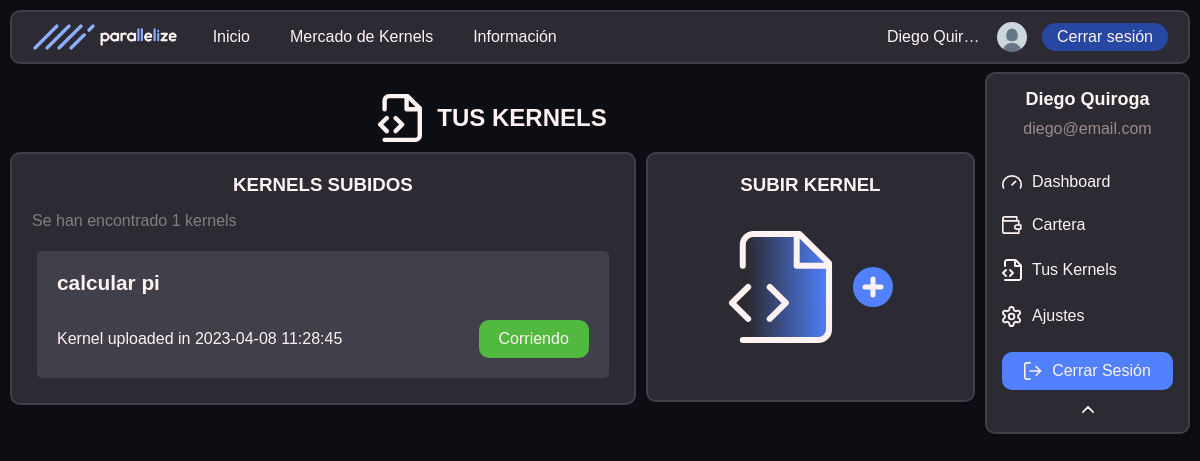
Screenshot of /your_kernels.php (signed in) with the database file from the repository.
### tables this page shows
CREATE TABLE `users` (
  `user_email` varchar(60) NOT NULL,
  `user_password` varchar(60) NOT NULL,
  `millis_crunched` int(11) NOT NULL DEFAULT 0,
  `ranking` int(11) NOT NULL DEFAULT -1,
  `tokens` double NOT NULL DEFAULT 0,
  `last_active` date NOT NULL DEFAULT current_timestamp(),
  `blocked` tinyint(1) NOT NULL DEFAULT 0,
  `user_name` varchar(20) NOT NULL,
  `is_admin` tinyint(1) NOT NULL DEFAULT 0
);

CREATE TABLE `kernels` (
  `name` varchar(30) NOT NULL,
  `is_finished` tinyint(1) NOT NULL,
  `user_email` varchar(60) NOT NULL,
  `id` int(11) NOT NULL,
  `js_code` longtext NOT NULL,
  `reward_per_line` double NOT NULL,
  `total_reward` double NOT NULL,
  `description` longtext NOT NULL,
  `upload_time` timestamp NOT NULL DEFAULT current_timestamp(),
  `iteration_count` bigint(20) NOT NULL
);

### includes/src/dao/Usuario.php (called while the page is built, shortened)
<?php
class Usuario
{
    private $user_name;
    private $user_email;
    public static function buscaUsuario($user_email)
    {
        $conn = Aplicacion::getInstance()->getConexionBd();
        $query = sprintf("SELECT * FROM users U WHERE U.user_email = '%s'", $conn->real_escape_string($user_email));
        $rs = $conn->query($query);
        if ($rs->num_rows == 0) {
            return false;
        } else {
            $fila = $rs->fetch_assoc();
            return new Usuario(
                $fila['user_name'], $fila['user_email'], $fila['user_password'],
                $fila['millis_crunched'], $fila['tokens'], $fila['last_active'], $fila['blocked'],
                $fila['is_admin']
            );
        }
    }
    public function __construct($user_name, $user_email, $user_password, $millis_crunched, $tokens, $last_active, $blocked, $is_admin)
    {
        $this->user_name = $user_name;
        $this->user_email = $user_email;
    }
    public function getName()
    {
        return $this->user_name;
    }
    public function getEmail()
    {
        return $this->user_email;
    }
    public function getKernels()
    {
        return \parallelize_namespace\Kernel::buscaKernelDeUsuario($this);
    }
    public function getPicUrl()
    {
        return RUTA_IMGS . "/default_profile_pic.png";
    }
}

### includes/src/dao/Kernel.php (called while the page is built, shortened)
<?php
class Kernel
{
    private $name;
    private $id;
    private $iteration_count;
    private $segment_cache;
    private $upload_time;
    public static function buscaKernelDeUsuario(Usuario $user)
    {
        $conn = Aplicacion::getInstance()->getConexionBd();
        $query = sprintf("SELECT * FROM kernels K WHERE K.user_email = '%s'", $conn->real_escape_string($user->getEmail()));
        $rs = $conn->query($query);
        $raw_kernels = $rs->fetch_all(MYSQLI_ASSOC);
        $ret = [];
        foreach ($raw_kernels as $rk) {
            $ret[] = new Kernel(
                $rk['name'],
                $rk['user_email'],
                $rk['id'],
                $rk['js_code'],
                $rk['description'],
                $rk['total_reward'],
                $rk['reward_per_line'],
                $rk["iteration_count"],
                $rk['upload_time']
            );
        }
        return $ret;
    }
    public function __construct($name, $user_email, $id, $js_code, $description, $total_reward, $getreward_per_line, $iteration_count, $upload_time)
    {
        $this->name = $name;
        $this->id = $id;
        $this->iteration_count = $iteration_count;
        $this->upload_time = $upload_time;
    }
    public function getname()
    {
        return $this->name;
    }
    public function is_finished()
    {
        for ($i = 0; $i < $this->iteration_count; $i++) {
            $res = $this->result_at($i);
            if ($res == "not_asigned") {
                return false;
            }
        }
        return true;
    }
    public function result_at($n)
    {
        $seg = null;
        if ($this->segment_cache && $this->segment_cache->contains($n)) {
            $seg = $this->segment_cache;
        } else {
            $seg = \parallelize_namespace\ExecutionSegment::buscaSegmentosConKernelIdQueContenganIt($this->id, $n);
            if (!isset($seg)) {
                return "not_asigned";
            }
            $this->segment_cache = $seg;
        }
        $sub_index = $n - $seg->getiteration_start();
        $res_list = explode(",", $seg->getresults());
        if (isset($res_list[$sub_index])) {
            return $res_list[$sub_index];
        }
        return "not_solved";
    }
    public function getid()
    {
        return $this->id;
    }
    public function getupload_time()
    {
        return $this->upload_time;
    }
}

### includes/src/dao/ExecutionSegment.php (called while the page is built, shortened)
<?php
class ExecutionSegment
{
    private $results;
    private $iteration_start;
    private $iteration_end;
    public static function buscaSegmentosConKernelIdQueContenganIt($id, $it)
    {
        $conn = Aplicacion::getInstance()->getConexionBd();
        $ret = null;
        $query = sprintf(
            "SELECT * FROM execution_segments K WHERE K.kernel_id = '%s' && K.iteration_start <= %d && K.iteration_end > %d",
            $conn->real_escape_string($id),
            $conn->real_escape_string($it),
            $conn->real_escape_string($it)
        );
        $rs = $conn->query($query);
        if (mysqli_num_rows($rs)) {
            $rk = $rs->fetch_assoc();
            $ret = new ExecutionSegment(
                $rk['user_email'],
                $rk['start_time'],
                $rk['kernel_id'],
                $rk['results'],
                $rk['iteration_start'],
                $rk['iteration_end'],
            );
        }
        return $ret;
    }
    public function __construct($user_email, $start_time, $kernel_id, $results, $iteration_start, $iteration_end)
    {
        $this->results = $results;
        $this->iteration_start = $iteration_start;
        $this->iteration_end = $iteration_end;
    }
    public function getresults()
    {
        return $this->results;
    }
    public function getiteration_start()
    {
        return $this->iteration_start;
    }
    public function contains($n)
    {
        return $n >= $this->iteration_start && $n < $this->iteration_end;
    }
}

### your_kernels.php (the view, shortened to what this page needs)
<!DOCTYPE html>
<html lang="es">
<head>
    <link rel="stylesheet" href="<?= RUTA_CSS ?>/global.css">
    <link rel="stylesheet" href="<?= RUTA_CSS ?>/nav_bar.css">
    <link rel="stylesheet" href="<?= RUTA_CSS ?>/user_nav_bar.css">
    <link rel="stylesheet" href="<?= RUTA_CSS ?>/your_kernels.css">
</head>
<body>
    <?php require_once("./includes/src/vistas/user_nav_bar.php") ?>
    <?php require_once("./includes/src/vistas/nav_bar.php") ?>
    <div class="main-container">
        <div id="user-panel">
            <div class="header">
                <img src="./<?= RUTA_SVG ?>/Kernels_i.svg" alt="" width="44">
                <h2>TUS KERNELS</h2>
            </div>
            <div class="sections-container">
                <div class="section">
                    <h3 class="title">KERNELS SUBIDOS</h3>
                    <div>
                        <?php
                            $user = \parallelize_namespace\Usuario::buscaUsuario($_SESSION["user_email"]);
                            $kernels = $user->getKernels();
                            $kernel_n = sizeof($kernels);
                        ?>
                        <?php if($kernel_n > 0): ?>
                            <p class="comment">Se han encontrado <?= $kernel_n ?> kernels</p>
                            <div class="kernels">
                            <?php
                            foreach ($kernels as $k) {
                                $kName = $k->getname();
                                $kRunState = $k->is_finished() ? "Terminado" : "Corriendo";
                                $kId = $k->getid();
                                $kDate = $k->getupload_time();
                            ?>
                                <div class="kernel" onclick="location.href='kernel_info.php?id=<?= $kId ?>'">
                                    <h4 class="k-title"><?= $kName?></h4>
                                    <div class="kern-info">
                                        <p class="no-margin">Kernel uploaded in <?= $kDate ?></p>
                                        <div class="button c-green"><?= $kRunState ?></div>
                                    </div>
                                </div>
                            <?php } ?>
                            </div>
                        <?php else: ?>
                            <p>Todavía no has subido kernels.</p>
                        <?php endif ?>
                    </div>
                </div>
                <div class="section vertical-restriction">
                    <h3 class="title">SUBIR KERNEL</h3>
                    <div id="upload-panel">
                        <img src="<?= RUTA_SVG ?>/Kernels_big_i.svg" alt="">
                        <button class="circular-button button c-h-blue" onclick="location.href='subirKernel.php'">
                            <img src="<?= RUTA_SVG ?>/Plus_i.svg" alt="">
                        </button>
                    </div>
                </div>
            </div>
        </div>
    </div>
</body>
</html>

### includes/src/vistas/user_nav_bar.php (shortened to what this page needs)
<div id="user-nav-bar">
    <div class="header">
        <p class="name">
            <?= \parallelize_namespace\Usuario::buscaUsuario($_SESSION["user_email"])->getName() ?>
        </p>
        <p class="email">
            <?= \parallelize_namespace\Usuario::buscaUsuario($_SESSION["user_email"])->getEmail() ?>
        </p>
    </div>
    <div id="user-nb-options" class="panel">
        <p><a href="user_dashboard.php"><img src="<?= RUTA_SVG ?>/Dashboard_i.svg" alt="" width="20"> Dashboard</a></p>
        <p><a href="wallet.php"><img src="<?= RUTA_SVG ?>/Wallet_i.svg" alt="" width="20"> Cartera</a></p>
        <p><a href="your_kernels.php"><img src="<?= RUTA_SVG ?>/Kernels_i.svg" alt="" width="20"> Tus Kernels</a></p>
        <p><a href="settings.php"><img src="<?= RUTA_SVG ?>/Settings_i.svg" alt="" width="20"> Ajustes</a></p>
        <button class="button c-h-blue" onclick="location.href='logout.php'"><img
                src="./<?= RUTA_SVG ?>/log-out_i.svg" alt="" width="18">Cerrar Sesión</button>
    </div>
    <div class="fold">
        <button id="user-nb-toggle-b" onclick="toggleUserNavBar()"><img src="./<?= RUTA_SVG ?>/Fold_i.svg" alt=""
                width="12"></button>
    </div>
</div>

### includes/src/vistas/nav_bar.php (shortened to what this page needs)
<div id="nav-bar-container">
    <div id="nav-bar">
        <div class="nav-bar-sec">
            <a href="index.php"><img src="<?= RUTA_IMGS ?>/logo-h-dMode.png" alt="" height="30"></a>
            <ul class="links-sec">
                <li><a href="index.php">Inicio</a></li>
                <li><a href="kernel_marketplace.php">Mercado de Kernels</a>
                </li>
                <li><a href="FAQ.php">Información</a>
                </li>
            </ul>
        </div>
        <?php if (isset($_SESSION["user_email"])): ?>
            <div class="nav-bar-sec">
                <p class="username no-margin">
                    <a href="user_dashboard.php">
                        <?= \parallelize_namespace\Usuario::buscaUsuario($_SESSION["user_email"])->getName(); ?>
                    </a>
                </p>
                <a href="user_dashboard.php">
                    <img class="circle-border" src="<?= \parallelize_namespace\Usuario::buscaUsuario($_SESSION["user_email"])->getPicUrl(); ?>" alt=""
                        width="30" height="30"/>
                </a>
                <button class="small-button c-h-b-blue" onclick="location.href='logout.php'">Cerrar
                    sesión</button>
            </div>
        <?php endif; ?>
    </div>
</div>

### css/global.css (style rules this page uses)
:root { --main: #8EADFF; --h-blue: #5181FF; --h-b-blue: #2648A2; --gris: #2C2B33; --h-gris: #403f4a; --bg: #0C0E14; --white: #FFF2F2; --m-white: #c1bbbb; --m-text: #9D8A8A; --l-gris: #4E4D5A; --red: #CE4B4B; --green: #51B940; }
body { font-family: Arial, Helvetica, sans-serif; background-color: var(--bg); margin: 0px; color: var(--white); font-weight: 500; min-height: 100vh; display: flex; flex-direction: column; }
.main-container { padding: 10px; flex: 1; }
a { text-decoration: none; color: var(--h-blue); word-break: break-word; }
.c-h-blue { background-color: var(--h-blue); }
.c-h-b-blue { background-color: var(--h-b-blue); }
.c-green { background-color: var(--green); }
.no-margin { margin: 0px; }
.circle-border { border-radius: 50%; }
.small-button { font: inherit; padding: 5px 15px; border-radius: 15px; border: none; color: inherit; transition: filter 0.4s; cursor: pointer; }
.button { font: inherit; padding: 10px 20px; border-radius: 10px; border: none; color: inherit; transition: filter 0.4s; cursor: pointer; }
.circular-button { font: inherit; width: 40px; height: 40px; display: flex; padding: 0px; justify-content: center; align-items: center; border-radius: 50px; border: none; color: inherit; transition: filter 0.4s; }
.sections-container { display: flex; flex-wrap: wrap; gap: 10px; }
.sections-container .section { background-color: var(--gris); border-radius: 10px; padding: 20px; box-sizing: border-box; flex-grow: 1; border: 2px solid var(--h-gris); overflow: auto; }
.sections-container .section .title { margin: 0px 0px 10px 0px; text-align: center; }
#user-panel { transition: all 0.5s; margin-right: 215px; }
#user-panel>.header { display: flex; align-items: center; justify-content: center; gap: 15px; }
#user-panel>.sections-container { max-width: 1300px; margin: auto; width: 100%; }

### css/nav_bar.css (style rules this page uses)
#nav-bar-container { position: sticky; top: 0px; padding: 10px; width: 100%; box-sizing: border-box; z-index: 100; }
#nav-bar { background-color: var(--gris); height: 54px; padding: 0px 20px; box-sizing: border-box; display: flex; align-items: center; justify-content: space-between; border-radius: 10px; width: 100%; border: 2px solid var(--h-gris); }
#nav-bar > .nav-bar-sec { display: flex; gap: 15px; align-items: center; }
#nav-bar ul { list-style-type: none; margin: 0; padding: 0; }
#nav-bar li { transition: all 0.3s; }
#nav-bar a { color: inherit; text-decoration: none; }
#nav-bar .links-sec a { padding: 16px 20px; display: block; }
#nav-bar a > img { display: block; }
#nav-bar .username { max-width: 95px; text-overflow: ellipsis; white-space: nowrap; overflow: hidden; }
#nav-bar > .nav-bar-sec > ul > li { display: inline-block; }
#nav-bar > .nav-bar-sec > ul { display: flex; align-items: center; }

### css/user_nav_bar.css (style rules this page uses)
#user-nav-bar { background-color: var(--gris); box-sizing: border-box; width: 205px; padding: 15px; margin-right: 10px; position: fixed; top: 72px; right: 0px; border-radius: 10px; border: 2px solid var(--h-gris); z-index: 100; }
#user-nav-bar > .header > p { margin: 0px 0px 10px 0px; text-align: center; }
#user-nav-bar > .header > .name { font-size: large; font-weight: bold; overflow: hidden; white-space: nowrap; text-overflow: ellipsis; }
#user-nav-bar > .header > .email { color: var(--m-text); overflow: hidden; white-space: nowrap; text-overflow: ellipsis; }
#user-nav-bar > .panel a { color: inherit; text-decoration: none; display: flex; align-items: center; }
#user-nav-bar > .panel > p { margin: 25px 0px; }
#user-nav-bar > .panel img { margin: 0px 10px 0px 0px; }
#user-nav-bar > .panel button { display: flex; align-items: center; justify-content: center; width: 100%; margin: 10px 0px; }
#user-nav-bar > .fold { display: flex; justify-content: center; }
#user-nav-bar > .fold > button { background-color: inherit; border: none; }
#user-nb-options { max-height: 300px; transition: all 0.5s; overflow: hidden; }

### css/your_kernels.css (style rules this page uses)
.kernels { max-height: 500px; overflow: auto; display: flex; flex-direction: column; gap: 10px; padding: 5px; }
.kernel { background-color: var(--h-gris); padding: 20px; gap: 25px; border-radius: 5px; display: flex; flex-direction: column; }
.kernel .k-title { margin: 0px; font-size: 1.3em; }
#upload-panel { display: flex; justify-content: center; gap: 20px; max-height: 100%; align-items: center; padding-top: 25px; }
.comment { color: gray; }
.vertical-restriction { max-height: 250px; }
.kern-info { display: flex; justify-content: space-between; align-items: center; gap: 16px; }

### rows the page displays
users: user_name "Diego Quiroga", user_email "diego@email.com", user_name "Diego Quir…"
kernels: name "calcular pi", upload_time "2023-04-08 11:28:45", kRunState "Corriendo"

### other values shown
$kernel_n "1"
